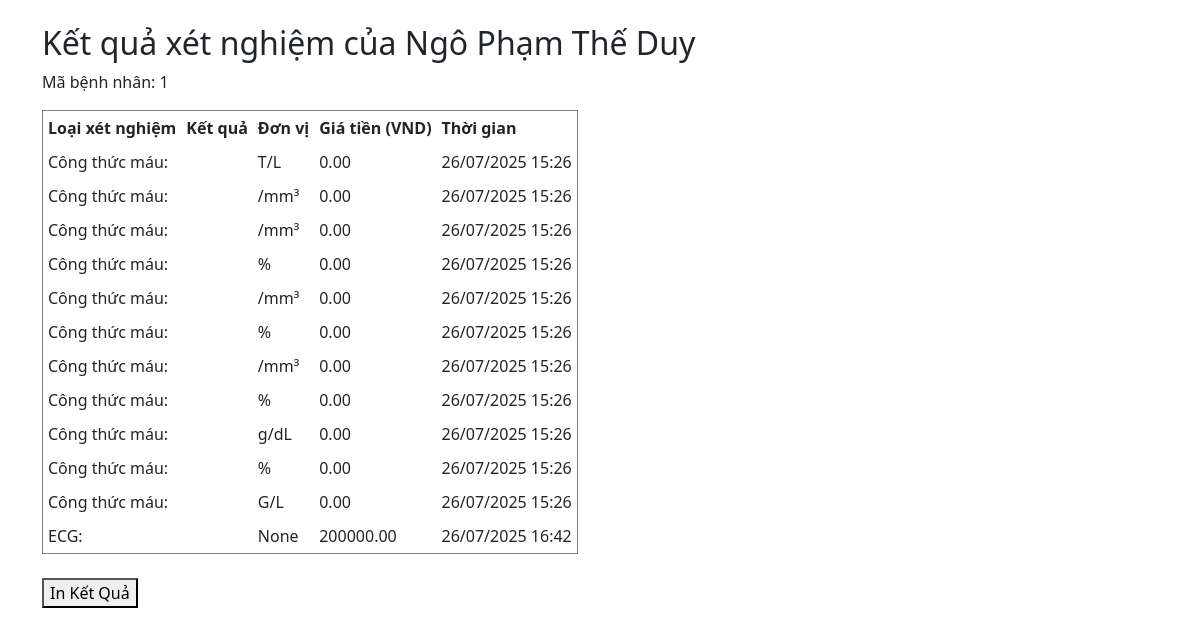
The app's page /accounts/patients/1/tests/print/ with its own data.
### accounts/models.py (models this page shows, shortened)
class Patient(models.Model):
    code = models.AutoField(primary_key=True) #Mã số BN tạo tự động
    code = models.CharField(max_length=10, editable=False) #Quy tắc tạo mã số BN
    full_name = models.CharField(max_length=100) # Họ và tên BN
    id_number = models.CharField(max_length=20) #CCCD
    has_insurance = models.BooleanField(default=False) #Có BHYT không
    address = models.TextField() # Địa chỉ
    phone = models.CharField(max_length=15) # SDT
    allergy = models.TextField(blank=True, null=True) # Có dị ứng không?
    medical_history = models.TextField(blank=True, null=True) # Tiền sử Y Khoa
    current_medications = models.TextField(blank=True, null=True) # Tình trạng Y tế hiện tại (dùng thuốc)
    symptoms = models.TextField() # Triệu chứng
    blood_pressure_systolic = models.PositiveIntegerField() #HA tâm thu
    blood_pressure_diastolic = models.PositiveIntegerField() # HA tâm trương
    pulse = models.PositiveIntegerField() # Mạch
    spo2 = models.FloatField() # spO2
    temperature = models.FloatField() # Nhiệt độ
    old_test_results = models.TextField(blank=True, null=True) # XN cũ nếu có
    created_at = models.DateTimeField(default=timezone.now)

class TestResult(models.Model):
    patient = models.ForeignKey(Patient, on_delete=models.CASCADE, related_name="test_results")
    test_type = models.CharField(max_length=100)
    result_value = models.FloatField(null=True, blank=True)  # Nếu là số thực
    unit = models.CharField(max_length=20, blank=True, null=True)
    ecg_result = models.TextField(blank=True, null=True) #ECG
    ultrasound_result = models.TextField(blank=True, null=True)# Siêu âm
    price = models.DecimalField(max_digits=10, decimal_places=2, default=0.0) #Giá
    created_at = models.DateTimeField(default=timezone.now)

### accounts/views.py (the view)
# urls.py: path('patients/<int:patient_id>/tests/print/', views.print_test_results, name='print_test_results'),
def print_test_results(request, patient_id):
    patient = get_object_or_404(Patient, id=patient_id)
    test_results = patient.test_results.all()
    return render(request, 'Tests/print_test_results.html', {'patient': patient, 'test_results': test_results})

### accounts/templates/Tests/print_test_results.html
{% extends "app1/base.html" %}
{% block content %}
  <h2>Kết quả xét nghiệm của {{ patient.full_name }}</h2>
  <p>Mã bệnh nhân: {{ patient.id }}</p>
  <table border="1" cellpadding="5" cellspacing="0">
    <thead>
      <tr>
        <th>Loại xét nghiệm</th>
        <th>Kết quả</th>
        <th>Đơn vị</th>
        <th>Giá tiền (VND)</th>
        <th>Thời gian</th>
      </tr>
    </thead>
    <tbody>
      {% for test in test_results %}
      <tr>
        <td>{{ test.test_type }}</td>
        <td>{{ test.result }}</td>
        <td>{{ test.unit }}</td>
        <td>{{ test.price }}</td>
        <td>{{ test.created_at|date:"d/m/Y H:i" }}</td>
      </tr>
      {% empty %}
      <tr><td colspan="5">Chưa có kết quả xét nghiệm</td></tr>
      {% endfor %}
    </tbody>
  </table>
  <br>
  <button onclick="window.print()">In Kết Quả</button>
{% endblock %}

### records on screen
Patient: full_name "Ngô Phạm Thế Duy", id "1"
TestResult: test_type "Công thức máu:", unit "T/L", price "0.00", created_at "26/07/2025 15:26"
TestResult: test_type "Công thức máu:", unit "/mm³", price "0.00", created_at "26/07/2025 15:26"
TestResult: test_type "Công thức máu:", unit "/mm³", price "0.00", created_at "26/07/2025 15:26"
TestResult: test_type "Công thức máu:", unit "%", price "0.00", created_at "26/07/2025 15:26"
TestResult: test_type "Công thức máu:", unit "/mm³", price "0.00", created_at "26/07/2025 15:26"
TestResult: test_type "Công thức máu:", unit "%", price "0.00", created_at "26/07/2025 15:26"
TestResult: test_type "Công thức máu:", unit "/mm³", price "0.00", created_at "26/07/2025 15:26"
TestResult: test_type "Công thức máu:", unit "%", price "0.00", created_at "26/07/2025 15:26"
TestResult: test_type "Công thức máu:", unit "g/dL", price "0.00", created_at "26/07/2025 15:26"
TestResult: test_type "Công thức máu:", unit "%", price "0.00", created_at "26/07/2025 15:26"
TestResult: test_type "Công thức máu:", unit "G/L", price "0.00", created_at "26/07/2025 15:26"
TestResult: test_type "ECG:", unit "None", price "200000.00", created_at "26/07/2025 16:42"
